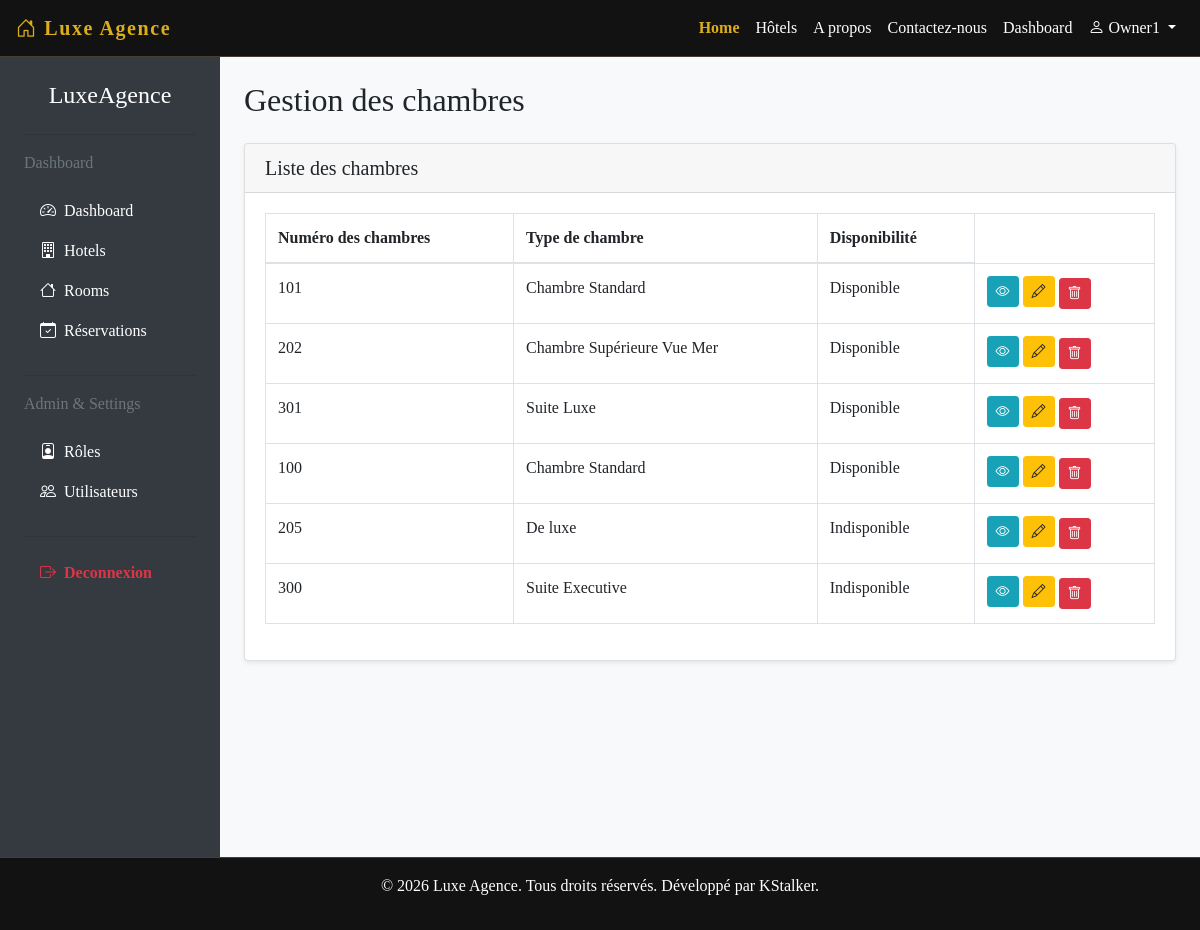
Page /gestionrooms/ (signed in) on the earlier database version.
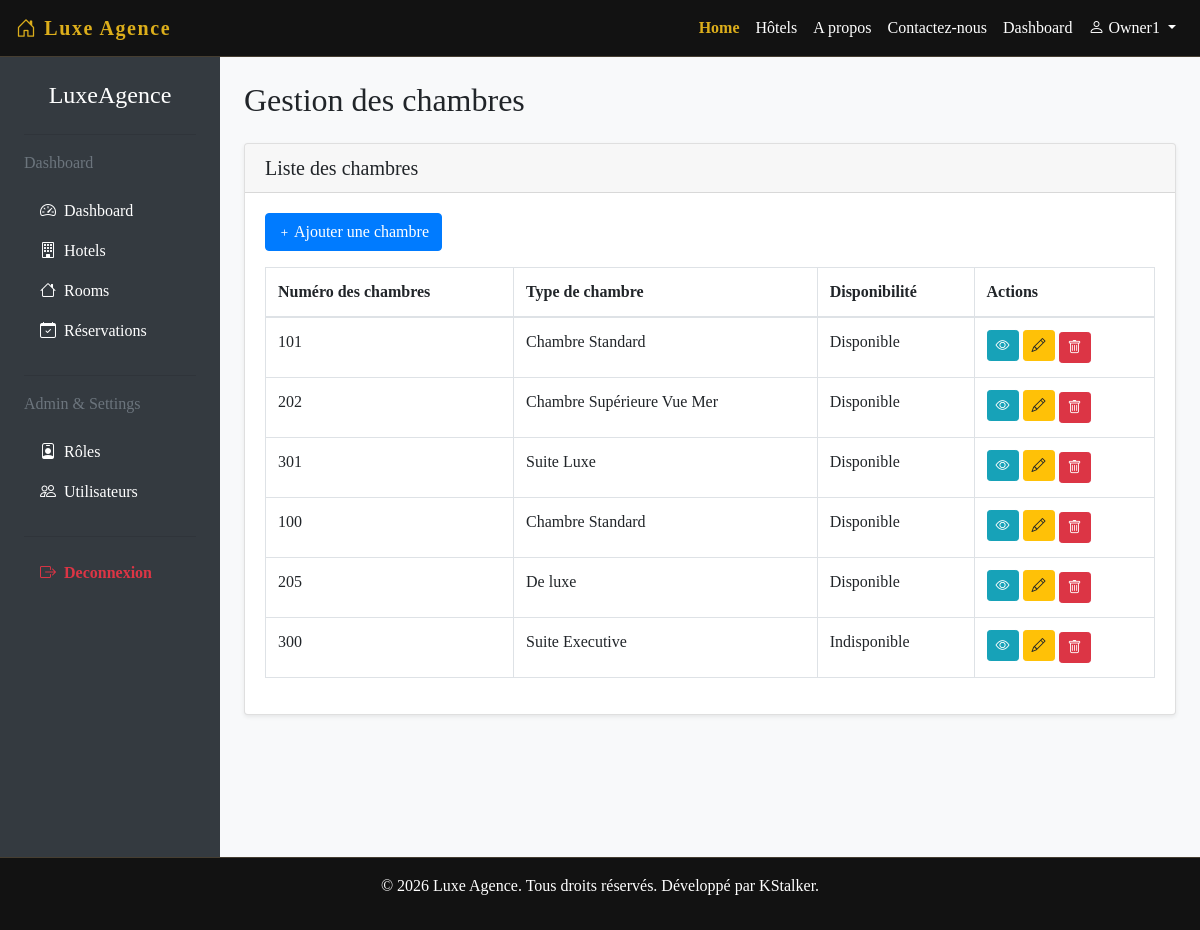
Same page on the later database version.
### Agence/models.py (models this page shows)
class Room(models.Model):
    hotel = models.ForeignKey(Hotel, on_delete=models.CASCADE)
    room_number = models.CharField(max_length=20)
    room_type = models.CharField(max_length=100)
    price_per_night = models.DecimalField(max_digits=10, decimal_places=2)
    available = models.BooleanField(default=True)
    capacity = models.IntegerField()
    image = models.ImageField(upload_to='rooms/', default='rooms/default.jpg')

### Agence/views.py (the view)
# urls.py: path('gestionrooms/', views.GestionRoomView.as_view(), name='gestrooms'),
class GestionRoomView(LoginRequiredMixin,ListView):
    model = Room
    template_name = 'administrateur/gestrooms.html'
    context_object_name = 'rooms'

### Agence/templates/administrateur/gestrooms.html (shortened to what this page needs)
{% extends 'base.html' %}
{% block content %}
<div class="d-flex" style="min-height: 100vh;">
    {% include 'administrateur/sidebar.html' %}
    <div class="container-fluid py-4 px-4" style="flex: 1; background-color: #f8f9fa;">
        <div class="mb-4">
            <h2 class="fw-bold">Gestion des chambres</h2>
        </div>
        <div class="row g-4">
            <div class="col-lg-12">
                <div class="card shadow-sm">
                    <div class="card-header d-flex justify-content-between align-items-center">
                        <h5 class="mb-0">Liste des chambres</h5>
                    </div>
                    <div class="card-body">
                        {% if user.is_authenticated and user.profile.role %}
                            {% for permission in user.profile.role.permissions.all %}
                                {% if permission.codename == 'add_room' %}
                                    <a href="{% url 'create_room' %}" class="btn btn-primary mb-3">
                                        <small><i class="bi bi-plus"></i></small> Ajouter une chambre
                                    </a>
                                {% endif %}
                            {% endfor %}
                        {% endif %}
                        <table class="table table-bordered">
                            <thead>
                                <tr>
                                    <th>Numéro des chambres</th>
                                    <th>Type de chambre</th>
                                    <th>Disponibilité</th>
                                    {% if user.is_authenticated and user.profile.role %}
                                        {% for permission in user.profile.role.permissions.all %}
                                            {% if permission.codename == 'change_room' %}
                                            <th>Actions</th>
                                            {% endif %}
                                        {% endfor %}
                                    {% endif %}
                                </tr>
                            </thead>
                            <tbody>
                                {% for room in rooms %}
                                <tr>
                                    <td>{{ room.room_number }}</td>
                                    <td>{{ room.room_type }}</td>
                                    <td>{{ room.available|yesno:"Disponible,Indisponible" }}</td>
                                    <td>
                                        <a href="{% url 'detail_room' room.id %}" class="btn btn-info btn-sm mb-1"><i class="bi bi-eye "></i></a>
                                        <a href="{% url 'edit_room' room.id %}" class="btn btn-warning btn-sm mb-1"><i class="bi bi-pencil "></i></a>
                                        <form action="{% url 'delete_room' room.id %}" method="post" style="display:inline;">
                                                <button type="submit" class="btn btn-danger btn-sm"
                                                    onclick="return confirm('Voulez-vous vraiment supprimer cette chambre ?');">
                                                    <i class="bi bi-trash"></i>
                                                </button>
                                        </form>
                                    </td>
                                </tr>
                                {% empty %}
                                <tr>
                                    <td colspan="4" class="text-center text-muted">Aucune chambre disponible</td>
                                </tr>
                                {% endfor %}
                            </tbody>
                        </table>
                    </div>
                </div>
            </div>
        </div>
    </div>
</div>
{% endblock %}

Differences in the rows shown:
changed Room "De luxe": available "Indisponible" → "Disponible"
